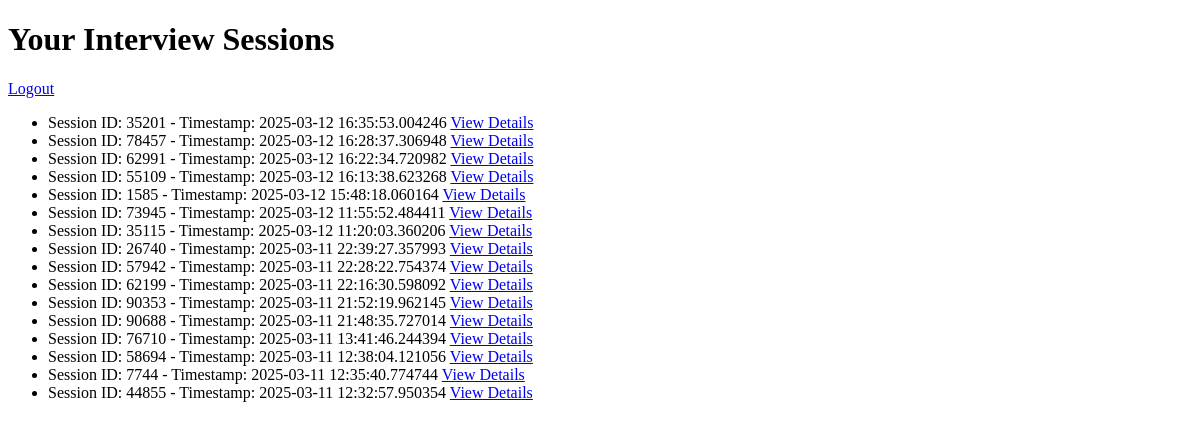
The page /dashboard (signed in) on the database as committed earlier.
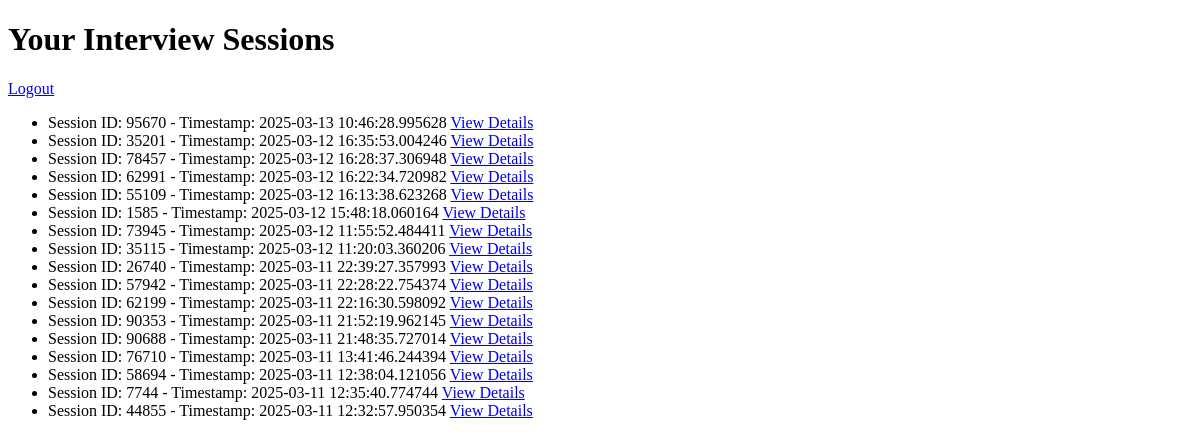
The same page on the database as committed later.
### tables this page shows
CREATE TABLE interviews (
    session_id INTEGER PRIMARY KEY,
    user_id INTEGER,
    interview_answers TEXT,
    interview_analysis TEXT,
    eye_contact REAL,
    timestamp DATETIME,
    FOREIGN KEY (user_id) REFERENCES users (user_id)
);

### app.py (the view)
@app.route('/dashboard')
@login_required
def dashboard():
    db = get_db()
    cursor = db.cursor()
    cursor.execute("SELECT session_id, timestamp FROM interviews ORDER BY timestamp DESC")
    sessions = cursor.fetchall()
    return render_template('dashboard.html', sessions=sessions)

### app.py (called while the page is built)
def get_db():
    db = getattr(g, '_database', None)
    if db is None:
        db = g._database = sqlite3.connect(DATABASE)
        db.row_factory = sqlite3.Row
    return db

@app.teardown_appcontext
def close_connection(exception):
    db = getattr(g, '_database', None)
    if db is not None:
        db.close()

@login_manager.user_loader
def load_user(user_id):
    db = get_db()
    cursor = db.cursor()
    cursor.execute("SELECT * FROM users WHERE user_id = ?", (user_id,))
    user = cursor.fetchone()
    if user:
        return User(user['user_id'], user['email'], user['password'])
    return None

### templates/dashboard.html (shortened to what this page needs)
<!DOCTYPE html>
<html>
<head>
</head>
<body>
    <h1>Your Interview Sessions</h1>
    <a href="/logout">Logout</a>
    <ul>
        {% for session in sessions %}
            <li>
                Session ID: {{ session.session_id }} - Timestamp: {{ session.timestamp }}
                <a href="{{ url_for('view_session', session_id=session.session_id) }}">View Details</a>
            </li>
        {% endfor %}
    </ul>
</body>
</html>

Rows that differ between the two databases and show on the page:
added interviews: session_id "95670", timestamp "2025-03-13 10:46:28.995628"
